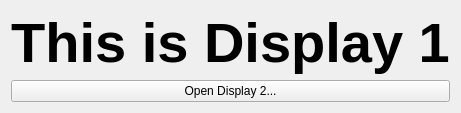
<?xml version="1.0" encoding="UTF-8"?>
<ui version="4.0">
 <class>Form</class>
 <widget class="QWidget" name="Form">
  <property name="geometry">
   <rect>
    <x>0</x>
    <y>0</y>
    <width>431</width>
    <height>100</height>
   </rect>
  </property>
  <property name="windowTitle">
   <string>Related Display Demo: Display 1</string>
  </property>
  <layout class="QVBoxLayout" name="verticalLayout">
   <item>
    <widget class="QLabel" name="label">
     <property name="sizePolicy">
      <sizepolicy hsizetype="Preferred" vsizetype="Preferred">
       <horstretch>0</horstretch>
       <verstretch>0</verstretch>
      </sizepolicy>
     </property>
     <property name="font">
      <font>
       <pointsize>42</pointsize>
       <weight>75</weight>
       <bold>true</bold>
      </font>
     </property>
     <property name="text">
      <string>This is Display 1</string>
     </property>
     <property name="alignment">
      <set>Qt::AlignCenter</set>
     </property>
    </widget>
   </item>
   <item>
    <widget class="PyDMRelatedDisplayButton" name="pydmRelatedDisplayButton">
     <property name="toolTip">
      <string/>
     </property>
     <property name="whatsThis">
      <string/>
     </property>
     <property name="text">
      <string>Open Display 2...</string>
     </property>
     <property name="displayFilename">
      <string>examples/related_displays/display2.ui</string>
     </property>
    </widget>
   </item>
  </layout>
 </widget>
 <customwidgets>
  <customwidget>
   <class>PyDMRelatedDisplayButton</class>
   <extends>QPushButton</extends>
   <header>related_display_button</header>
  </customwidget>
 </customwidgets>
 <resources/>
 <connections/>
</ui>
